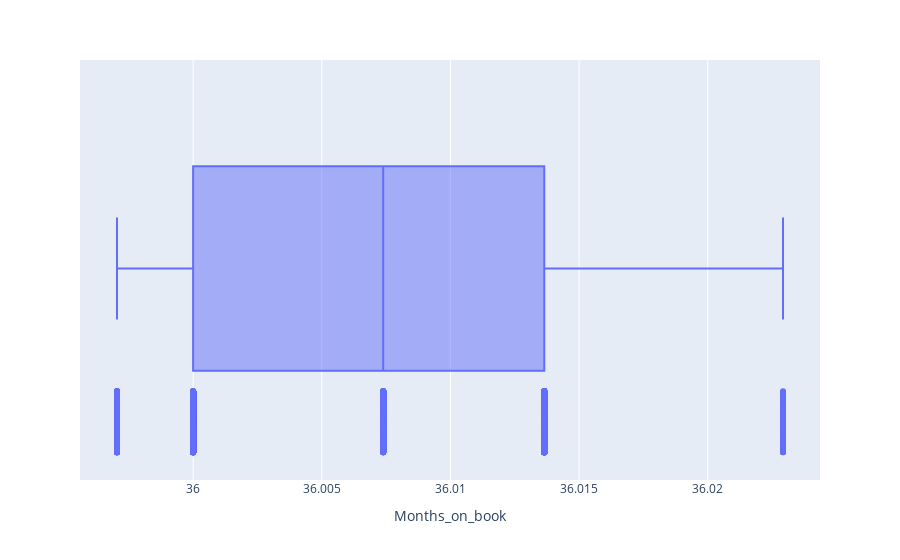

The code cell stored with this chart in its notebook:
### Code cell
fig = px.box(df, x = df['Months_on_book'], points = 'all')
fig.show()

### Figure 1 — Plotly figure (JSON) as saved in the notebook; plotly's stock layout.template omitted (floating-point values rounded to 4 significant figures; data arrays with more than 128 entries replaced by an {"elided": "..."} marker saying what was removed)
{"data": [{"alignmentgroup": "True", "boxpoints": "all", "hovertemplate": "Months_on_book=%{x}<extra></extra>", "legendgroup": "", "marker": {"color": "#636efa"}, "name": "", "notched": false, "offsetgroup": "", "orientation": "h", "showlegend": false, "type": "box", "x": {"elided": "10127 float values"}, "x0": " ", "xaxis": "x", "y0": " ", "yaxis": "y"}], "layout": {"boxmode": "group", "legend": {"tracegroupgap": 0}, "margin": {"t": 60}, "xaxis": {"anchor": "y", "domain": [0, 1], "title": {"text": "Months_on_book"}}, "yaxis": {"anchor": "x", "domain": [0, 1]}}}
